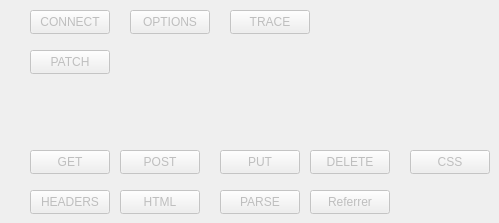
   <widget class="QWidget" name="tab_2">
    <attribute name="title">
     <string>Developer Tools</string>
    </attribute>
    <widget class="QPushButton" name="http_request_parse_button">
     <property name="enabled">
      <bool>false</bool>
     </property>
     <property name="geometry">
      <rect>
       <x>220</x>
       <y>190</y>
       <width>80</width>
       <height>24</height>
      </rect>
     </property>
     <property name="text">
      <string>PARSE</string>
     </property>
    </widget>
    <widget class="QPushButton" name="http_request_headers_button_7">
     <property name="enabled">
      <bool>false</bool>
     </property>
     <property name="geometry">
      <rect>
       <x>30</x>
       <y>50</y>
       <width>80</width>
       <height>24</height>
      </rect>
     </property>
     <property name="text">
      <string>PATCH</string>
     </property>
    </widget>
    <widget class="QPushButton" name="http_request_post_button">
     <property name="enabled">
      <bool>false</bool>
     </property>
     <property name="geometry">
      <rect>
       <x>120</x>
       <y>150</y>
       <width>80</width>
       <height>24</height>
      </rect>
     </property>
     <property name="text">
      <string>POST</string>
     </property>
    </widget>
    <widget class="QPushButton" name="http_request_referrer_button">
     <property name="enabled">
      <bool>false</bool>
     </property>
     <property name="geometry">
      <rect>
       <x>310</x>
       <y>190</y>
       <width>80</width>
       <height>24</height>
      </rect>
     </property>
     <property name="text">
      <string>Referrer</string>
     </property>
    </widget>
    <widget class="QPushButton" name="http_request_headers_button">
     <property name="enabled">
      <bool>false</bool>
     </property>
     <property name="geometry">
      <rect>
       <x>30</x>
       <y>190</y>
       <width>80</width>
       <height>24</height>
      </rect>
     </property>
     <property name="text">
      <string>HEADERS</string>
     </property>
    </widget>
    <widget class="QPushButton" name="http_request_headers_button_5">
     <property name="enabled">
      <bool>false</bool>
     </property>
     <property name="geometry">
      <rect>
       <x>130</x>
       <y>10</y>
       <width>80</width>
       <height>24</height>
      </rect>
     </property>
     <property name="text">
      <string>OPTIONS</string>
     </property>
    </widget>
    <widget class="QPushButton" name="http_request_get_button">
     <property name="enabled">
      <bool>false</bool>
     </property>
     <property name="geometry">
      <rect>
       <x>30</x>
       <y>150</y>
       <width>80</width>
       <height>24</height>
      </rect>
     </property>
     <property name="text">
      <string>GET</string>
     </property>
    </widget>
    <widget class="QPushButton" name="http_request_headers_button_3">
     <property name="enabled">
      <bool>false</bool>
     </property>
     <property name="geometry">
      <rect>
       <x>310</x>
       <y>150</y>
       <width>80</width>
       <height>24</height>
      </rect>
     </property>
     <property name="text">
      <string>DELETE</string>
     </property>
    </widget>
    <widget class="QPushButton" name="http_request_html_button">
     <property name="enabled">
      <bool>false</bool>
     </property>
     <property name="geometry">
      <rect>
       <x>120</x>
       <y>190</y>
       <width>80</width>
       <height>24</height>
      </rect>
     </property>
     <property name="text">
      <string>HTML</string>
     </property>
    </widget>
    <widget class="QPushButton" name="http_request_headers_button_2">
     <property name="enabled">
      <bool>false</bool>
     </property>
     <property name="geometry">
      <rect>
       <x>220</x>
       <y>150</y>
       <width>80</width>
       <height>24</height>
      </rect>
     </property>
     <property name="text">
      <string>PUT</string>
     </property>
    </widget>
    <widget class="QPushButton" name="http_request_headers_button_6">
     <property name="enabled">
      <bool>false</bool>
     </property>
     <property name="geometry">
      <rect>
       <x>230</x>
       <y>10</y>
       <width>80</width>
       <height>24</height>
      </rect>
     </property>
     <property name="text">
      <string>TRACE</string>
     </property>
    </widget>
    <widget class="QPushButton" name="http_request_headers_button_4">
     <property name="enabled">
      <bool>false</bool>
     </property>
     <property name="geometry">
      <rect>
       <x>30</x>
       <y>10</y>
       <width>80</width>
       <height>24</height>
      </rect>
     </property>
     <property name="text">
      <string>CONNECT</string>
     </property>
    </widget>
    <widget class="QPushButton" name="http_request_css_button">
     <property name="enabled">
      <bool>false</bool>
     </property>
     <property name="geometry">
      <rect>
       <x>410</x>
       <y>150</y>
       <width>80</width>
       <height>24</height>
      </rect>
     </property>
     <property name="text">
      <string>CSS</string>
     </property>
    </widget>
   </widget>
